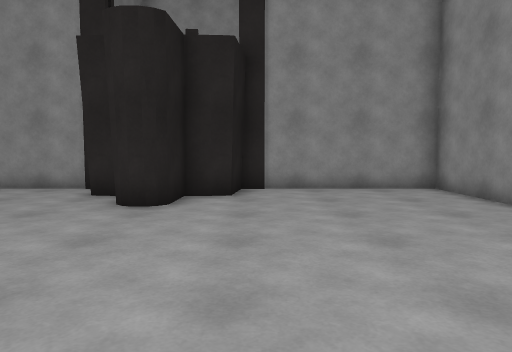
view 1 (above)

12 first-person views from a walk through a Unity game level. The camera is 1.2 m above the floor, tilts 4° down and sees 70° across. The floor is counted in squares, 1 m on a side. Each view is taken from the middle of a square. On the plan, view 1 faces up. The plan holds only what a view shows up to about 15 squares ahead; the rest is blank. The player is left out.

view 2
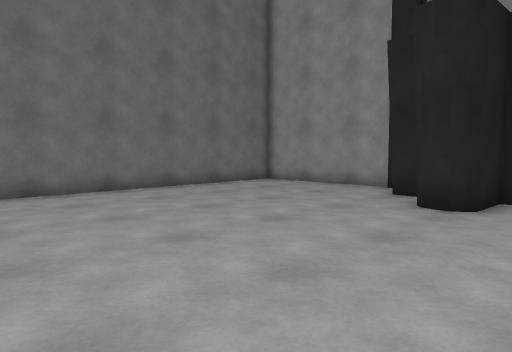

view 3
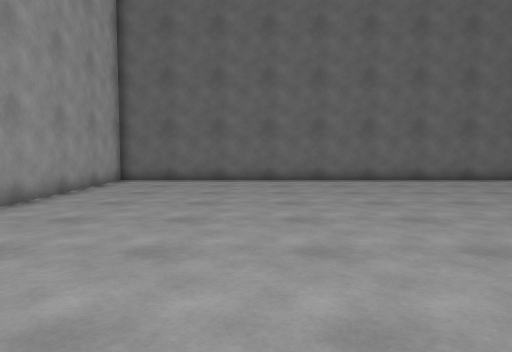

view 4
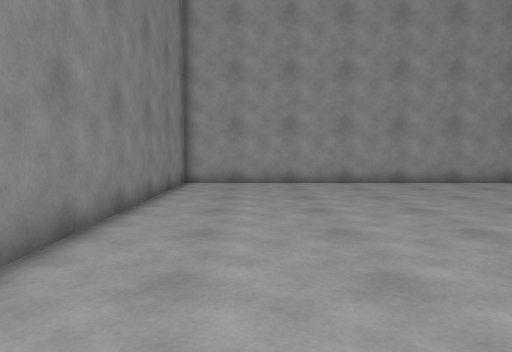

view 5
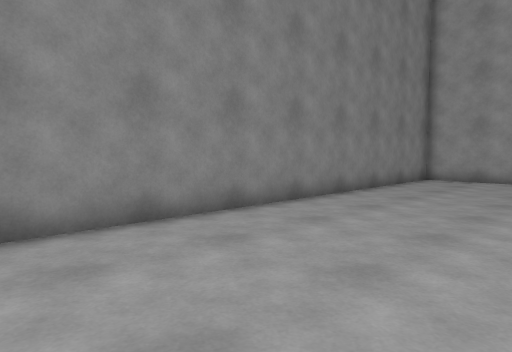

view 6
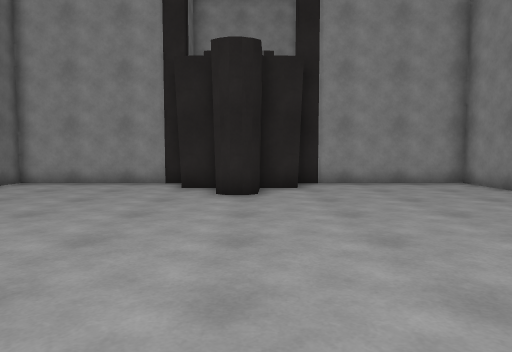

view 7
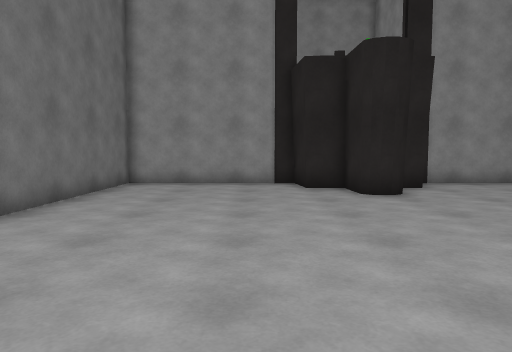

view 8
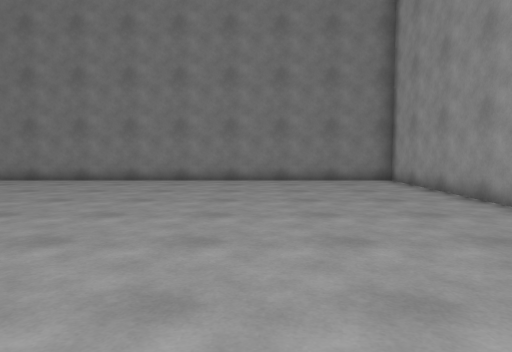

view 9
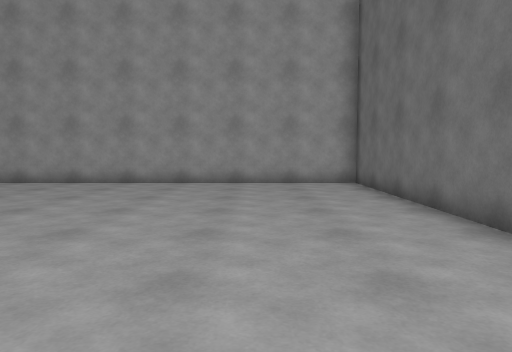

view 10
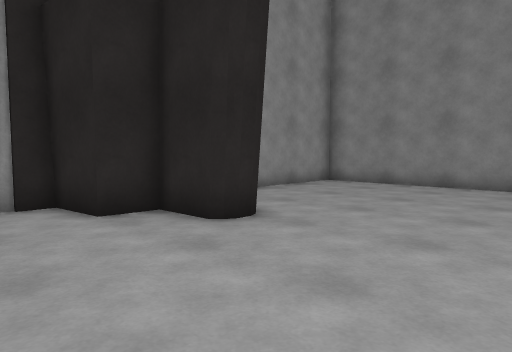

view 11
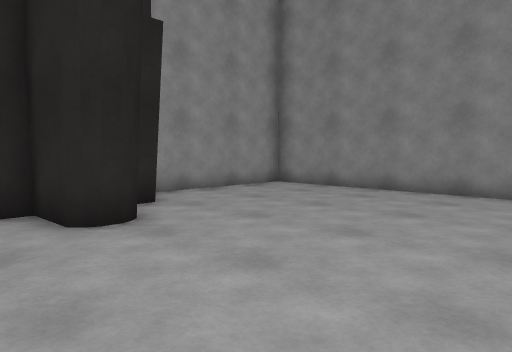

view 12
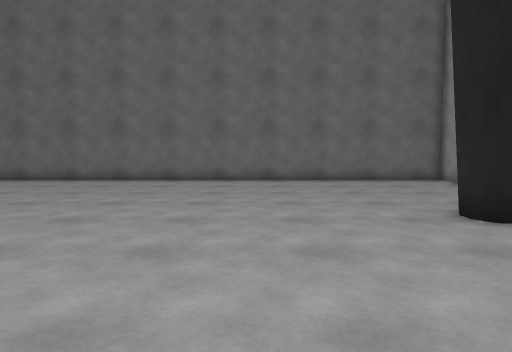

### Floor plan
Points are (right, up) in squares from view 1. A wall is a line through its corners. A room is listed if a view was taken in it or the views show most of it. See-through windows are left out.
Room 1 (views 1, 2, 3, 4, 5, 6, 7, 8, 9, 10, 11, 12)
walls: (-2.9, 7.7) (-3.1, 8) (-3.2, 9.5) (-4.4, 9.6) (-4.6, 11.4) (-10.7, 11.4) (-10.7, -7.5) (5.6, -7.5) (5.6, 11.4) (-0.4, 11.4) (-0.6, 9.6) (-1.9, 9.5) (-1.9, 8) (-2.2, 7.7) (-2.9, 7.7)

Where each view was taken, in squares from view 1:
view 1: 0 up, 0 right, facing up
view 2: 0 up, 0 right, facing up-left
view 3: 2 down, 4 right, facing left
view 4: 6 up, 3 right, facing down
view 5: 8 up, 0 right, facing down-right
view 6: 2 down, 2 left, facing up
view 7: 2 down, 6 left, facing up
view 8: 2 down, 9 left, facing right
view 9: 6 up, 7 left, facing down
view 10: 3 up, 7 left, facing up-right
view 11: 2 up, 5 left, facing up-right
view 12: 4 up, 4 right, facing left
